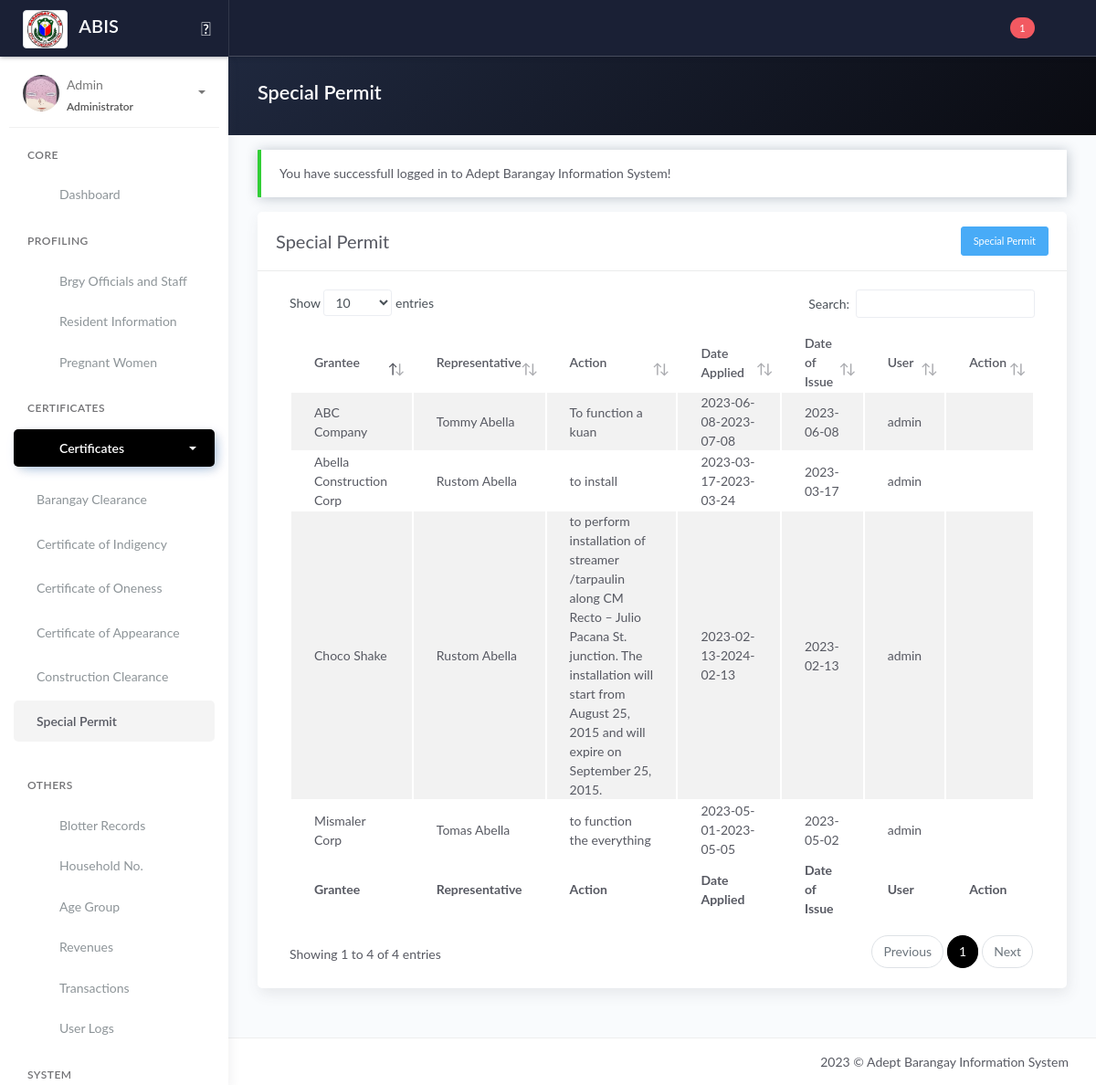
The page /special_permit.php (signed in) on the database its author committed.
### tables this page shows
CREATE TABLE `tbl_special_permit` (
  `id_special_permit` int(11) NOT NULL,
  `grantee` varchar(100) DEFAULT NULL,
  `representative` varchar(100) DEFAULT NULL,
  `action` text DEFAULT NULL,
  `start_date` date DEFAULT NULL,
  `end_date` date DEFAULT NULL,
  `issued_date` date NOT NULL,
  `id_user` varchar(10) NOT NULL
);

CREATE TABLE `tbl_users` (
  `id_user` int(11) NOT NULL,
  `user_username` varchar(50) DEFAULT NULL,
  `user_firstname` varchar(100) NOT NULL,
  `user_middlename` varchar(100) NOT NULL,
  `user_lastname` varchar(100) NOT NULL,
  `password` varchar(100) DEFAULT NULL,
  `user_type` varchar(20) DEFAULT NULL,
  `avatar` text DEFAULT NULL,
  `status` varchar(8) NOT NULL DEFAULT 'Active',
  `created_at` timestamp NOT NULL DEFAULT current_timestamp(),
  `updated_at` timestamp NOT NULL DEFAULT current_timestamp() ON UPDATE current_timestamp()
);

### special_permit.php (the view, shortened to what this page needs)
<?php include 'server/server.php' ?>
<?php
$query = "SELECT *, tbl_special_permit.id_special_permit  as id, tbl_users.id_user as user_id FROM tbl_special_permit JOIN tbl_users ON tbl_users.id_user=tbl_special_permit.id_user";
$result = $conn->query($query);
$permit = array();
while ($row = $result->fetch_assoc()) {
	$permit[] = $row;
}
?>
<!DOCTYPE html>
<html lang="en">
<head>
	<?php include 'templates/header.php' ?>
</head>
<body>
	<div class="wrapper">
		<?php include 'templates/main-header.php' ?>
		<?php include 'templates/sidebar.php' ?>
		<div class="main-panel">
			<div class="content">
				<div class="panel-header bg-dark-gradient">
					<div class="page-inner">
						<div class="d-flex align-items-left align-items-md-center flex-column flex-md-row">
							<div>
								<h2 class="text-white fw-bold">Special Permit</h2>
							</div>
						</div>
					</div>
				</div>
				<div class="page-inner">
					<div class="row mt--2">
						<div class="col-md-12">
							<?php if (isset($_SESSION['message'])) : ?>
								<div class="alert alert-<?php echo $_SESSION['success']; ?> <?= $_SESSION['success'] == 'danger' ? 'bg-danger text-light' : null ?>" role="alert">
									<?php echo $_SESSION['message']; ?>
								</div>
							<?php endif ?>
							<div class="card">
								<div class="card-header">
									<div class="card-head-row">
										<div class="card-title">Special Permit</div>
										<?php if (isset($_SESSION['username'])) : ?>
											<div class="card-tools">
												<a href="#add" data-toggle="modal" class="btn btn-info btn-sm">
													Special Permit
												</a>
											</div>
										<?php endif ?>
									</div>
								</div>
								<div class="card-body">
									<div class="table-responsive">
										<table id="specialPermitTable" class="display table table-striped">
											<thead>
												<tr>
													<th scope="col">Grantee</th>
													<th scope="col">Representative</th>
													<th scope="col">Action</th>
													<th scope="col">Date Applied</th>
													<th scope="col">Date of Issue</th>
													<th scope="col">User</th>
													<?php if (isset($_SESSION['username'])) : ?>
														<th scope="col">Action</th>
													<?php endif ?>
												</tr>
											</thead>
											<tbody>
												<?php if (!empty($permit)) : ?>
													<?php foreach ($permit as $row) : ?>
														<tr>
															<td><?= ucwords($row['grantee']) ?></td>
															<td><?= $row['representative'] ?></td>
															<td><?= $row['action'] ?></td>
															<td><?= $row['start_date'] . '-' . $row['end_date'] ?></td>
															<td><?= $row['issued_date'] ?></td>
															<td><?= $row['user_username'] ?></td>
															<?php if (isset($_SESSION['username'])) : ?>
																<td>
																	<div class="form-button-action">
																		<a type="button" data-toggle="modal" href="#special_permit<?= $row['id_special_permit'] ?>" class="btn btn-link btn-primary" data-original-title="Generate Special Permit">
																		</a>
																	</div>
																</td>
															<?php endif ?>
														</tr>
													<?php endforeach ?>
												<?php endif ?>
											</tbody>
											<tfoot>
												<tr>
													<th scope="col">Grantee</th>
													<th scope="col">Representative</th>
													<th scope="col">Action</th>
													<th scope="col">Date Applied</th>
													<th scope="col">Date of Issue</th>
													<th scope="col">User</th>
													<?php if (isset($_SESSION['username'])) : ?>
														<th scope="col">Action</th>
													<?php endif ?>
												</tr>
											</tfoot>
										</table>
									</div>
								</div>
							</div>
						</div>
					</div>
				</div>
			</div>
			<?php include 'templates/main-footer.php' ?>
		</div>
	</div>
	<?php include 'templates/footer.php' ?>
</body>
</html>

### rows shown on the page
tbl_special_permit: grantee "Choco Shake", representative "Rustom Abella", action "to perform installation of streamer /tarpaulin along CM Recto – Julio Pacana St. junction. The installation will start from August 25, 2015 and will expire on September 25, 2015.", start_date "2023-02-13", end_date "2024-02-13", issued_date "2023-02-13", id_user.user_username "admin"
tbl_special_permit: grantee "Abella Construction Corp", representative "Rustom Abella", action "to install", start_date "2023-03-17", end_date "2023-03-24", issued_date "2023-03-17", id_user.user_username "admin"
tbl_special_permit: grantee "Mismaler Corp", representative "Tomas Abella", action "to function the everything", start_date "2023-05-01", end_date "2023-05-05", issued_date "2023-05-02", id_user.user_username "admin"
tbl_special_permit: grantee "ABC Company", representative "Tommy Abella", action "To function a kuan", start_date "2023-06-08", end_date "2023-07-08", issued_date "2023-06-08", id_user.user_username "admin"

### other values the page prints
$resultSupport "1"
$_SESSION['username'] "Admin"
$_SESSION['role'] "Administrator"
$_SESSION['message'] "You have successfull logged in to Adept Barangay Information System!"
